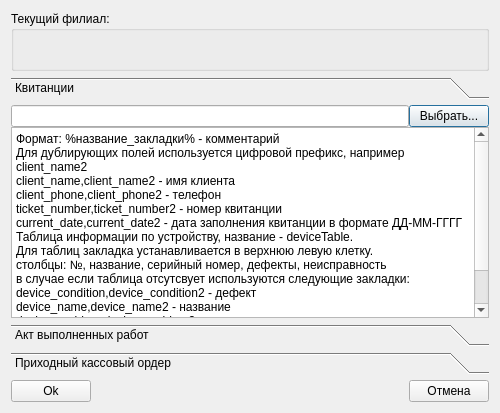
<?xml version="1.0" encoding="UTF-8"?>
<ui version="4.0">
 <class>ReportsSettings</class>
 <widget class="QDialog" name="ReportsSettings">
  <property name="geometry">
   <rect>
    <x>0</x>
    <y>0</y>
    <width>500</width>
    <height>413</height>
   </rect>
  </property>
  <property name="minimumSize">
   <size>
    <width>500</width>
    <height>0</height>
   </size>
  </property>
  <property name="windowTitle">
   <string>Настройки отчетов</string>
  </property>
  <layout class="QVBoxLayout" name="verticalLayout_4">
   <item>
    <widget class="QGroupBox" name="groupBoxBranch">
     <property name="minimumSize">
      <size>
       <width>0</width>
       <height>60</height>
      </size>
     </property>
     <property name="maximumSize">
      <size>
       <width>16777215</width>
       <height>60</height>
      </size>
     </property>
     <property name="title">
      <string>Текущий филиал:</string>
     </property>
     <layout class="QGridLayout" name="gridLayout_5">
      <property name="leftMargin">
       <number>0</number>
      </property>
      <property name="topMargin">
       <number>0</number>
      </property>
      <property name="rightMargin">
       <number>0</number>
      </property>
      <property name="bottomMargin">
       <number>0</number>
      </property>
      <property name="spacing">
       <number>0</number>
      </property>
      <item row="0" column="0">
       <widget class="BranchSelectionWidget" name="branchSelectionWidget" native="true">
        <property name="enabled">
         <bool>false</bool>
        </property>
        <property name="minimumSize">
         <size>
          <width>0</width>
          <height>45</height>
         </size>
        </property>
        <property name="maximumSize">
         <size>
          <width>16777215</width>
          <height>45</height>
         </size>
        </property>
       </widget>
      </item>
     </layout>
    </widget>
   </item>
   <item>
    <widget class="QToolBox" name="toolBox">
     <property name="currentIndex">
      <number>0</number>
     </property>
     <widget class="QWidget" name="page">
      <property name="geometry">
       <rect>
        <x>0</x>
        <y>0</y>
        <width>482</width>
        <height>217</height>
       </rect>
      </property>
      <attribute name="label">
       <string>Квитанции</string>
      </attribute>
      <layout class="QVBoxLayout" name="verticalLayout">
       <property name="spacing">
        <number>0</number>
       </property>
       <property name="leftMargin">
        <number>0</number>
       </property>
       <property name="topMargin">
        <number>0</number>
       </property>
       <property name="rightMargin">
        <number>0</number>
       </property>
       <property name="bottomMargin">
        <number>0</number>
       </property>
       <item>
        <layout class="QHBoxLayout" name="horizontalLayout">
         <property name="spacing">
          <number>0</number>
         </property>
         <item>
          <widget class="QLineEdit" name="lineEditReportPath_Ticket"/>
         </item>
         <item>
          <widget class="QPushButton" name="ticketSelect">
           <property name="text">
            <string>Выбрать...</string>
           </property>
          </widget>
         </item>
        </layout>
       </item>
       <item>
        <widget class="QPlainTextEdit" name="TicketRepInfo">
         <property name="readOnly">
          <bool>true</bool>
         </property>
         <property name="plainText">
          <string>Формат: %название_закладки% - комментарий
Для дублирующих полей используется цифровой префикс, например client_name2
client_name,client_name2 - имя клиента
client_phone,client_phone2 - телефон
ticket_number,ticket_number2 - номер квитанции
current_date,current_date2 - дата заполнения квитанции в формате ДД-ММ-ГГГГ
Таблица информации по устройству, название - deviceTable.
Для таблиц закладка устанавливается в верхнюю левую клетку. 
столбцы: №, название, серийный номер, дефекты, неисправность
в случае если таблица отсутсвует используются следующие закладки: 
device_condition,device_condition2 - дефект
device_name,device_name2 - название
device_problem,device_problem2 - неисправность
device_serial,device_serial2 - серийный номер</string>
         </property>
        </widget>
       </item>
      </layout>
     </widget>
     <widget class="QWidget" name="page_2">
      <property name="geometry">
       <rect>
        <x>0</x>
        <y>0</y>
        <width>482</width>
        <height>217</height>
       </rect>
      </property>
      <attribute name="label">
       <string>Акт выполненных работ</string>
      </attribute>
      <layout class="QVBoxLayout" name="verticalLayout_2">
       <property name="spacing">
        <number>0</number>
       </property>
       <property name="leftMargin">
        <number>0</number>
       </property>
       <property name="topMargin">
        <number>0</number>
       </property>
       <property name="rightMargin">
        <number>0</number>
       </property>
       <property name="bottomMargin">
        <number>0</number>
       </property>
       <item>
        <layout class="QHBoxLayout" name="horizontalLayout_2">
         <property name="spacing">
          <number>0</number>
         </property>
         <item>
          <widget class="QLineEdit" name="lineEditReportPath_Job"/>
         </item>
         <item>
          <widget class="QPushButton" name="jobSelect">
           <property name="text">
            <string>Выбрать...</string>
           </property>
          </widget>
         </item>
        </layout>
       </item>
       <item>
        <widget class="QPlainTextEdit" name="JobRepInfo">
         <property name="readOnly">
          <bool>true</bool>
         </property>
         <property name="plainText">
          <string>Таблица jobTable
Столбцы: №, Наименование(описание),Ед. Изм.,Кол -во,Цена,Сумма
jobs_total - общее количество выполненных работ
current_date,current_date2 - текущая дата в формате &quot;dd.MM.yyyy&quot;
total_price - итоговая цена  словами
client_name,client_name2 - ФИО клиента
ticket_id,ticket_id2 - номер квитанции</string>
         </property>
        </widget>
       </item>
      </layout>
     </widget>
     <widget class="QWidget" name="page_3">
      <attribute name="label">
       <string>Приходный кассовый ордер</string>
      </attribute>
      <layout class="QVBoxLayout" name="verticalLayout_3">
       <property name="spacing">
        <number>0</number>
       </property>
       <property name="leftMargin">
        <number>0</number>
       </property>
       <property name="topMargin">
        <number>0</number>
       </property>
       <property name="rightMargin">
        <number>0</number>
       </property>
       <property name="bottomMargin">
        <number>0</number>
       </property>
       <item>
        <layout class="QHBoxLayout" name="horizontalLayout_3">
         <property name="spacing">
          <number>0</number>
         </property>
         <item>
          <widget class="QLineEdit" name="lineEditReportPath_Cash"/>
         </item>
         <item>
          <widget class="QPushButton" name="casjSelect">
           <property name="text">
            <string>Выбрать...</string>
           </property>
          </widget>
         </item>
        </layout>
       </item>
       <item>
        <widget class="QPlainTextEdit" name="CashRepInfo">
         <property name="readOnly">
          <bool>true</bool>
         </property>
         <property name="plainText">
          <string>client_name,client_name2 - имя клиента
price, price2 - цена
ticket_number,ticket_number2 - номер квитанции
date - дата в формате &quot;dd.MM.yyyy&quot;
date2,date3  - дата в формате &quot;dd MMMM yyyy г.&quot;
price_in_words,price_in_words2 - цена словами</string>
         </property>
        </widget>
       </item>
      </layout>
     </widget>
    </widget>
   </item>
   <item>
    <layout class="QGridLayout" name="gridLayout">
     <item row="0" column="0">
      <widget class="QPushButton" name="pushButtonOk">
       <property name="text">
        <string>Ok</string>
       </property>
      </widget>
     </item>
     <item row="0" column="1">
      <spacer name="horizontalSpacer">
       <property name="orientation">
        <enum>Qt::Horizontal</enum>
       </property>
       <property name="sizeHint" stdset="0">
        <size>
         <width>40</width>
         <height>20</height>
        </size>
       </property>
      </spacer>
     </item>
     <item row="0" column="2">
      <widget class="QPushButton" name="pushButtonCancel">
       <property name="text">
        <string>Отмена</string>
       </property>
      </widget>
     </item>
    </layout>
   </item>
  </layout>
 </widget>
 <customwidgets>
  <customwidget>
   <class>BranchSelectionWidget</class>
   <extends>QWidget</extends>
   <header>branchselectionwidget.h</header>
   <container>1</container>
  </customwidget>
 </customwidgets>
 <resources/>
 <connections/>
</ui>
